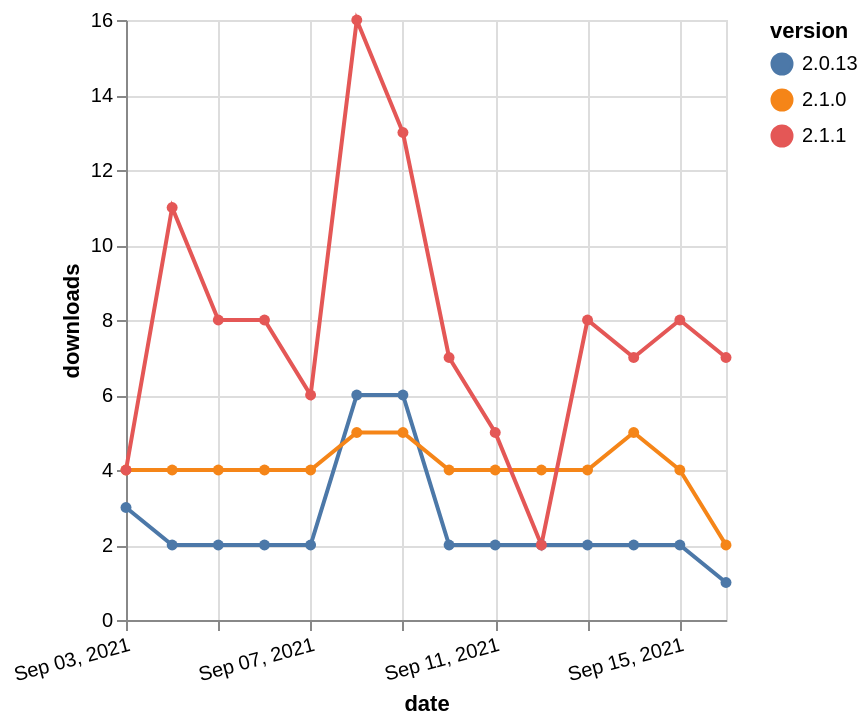

The Vega-Lite source for this figure:
### Vega-Lite specification from a JSON file in a GitHub repository (floating-point values rounded to 4 significant figures)
{"$schema": "https://vega.github.io/schema/vega-lite/v5.json", "description": "A simple bar chart with embedded data.", "data": {"values": [{"date": "2021-09-03", "total": 2750, "delta": 3, "version": "2.0.13"}, {"date": "2021-09-04", "total": 2752, "delta": 2, "version": "2.0.13"}, {"date": "2021-09-05", "total": 2754, "delta": 2, "version": "2.0.13"}, {"date": "2021-09-06", "total": 2756, "delta": 2, "version": "2.0.13"}, {"date": "2021-09-07", "total": 2758, "delta": 2, "version": "2.0.13"}, {"date": "2021-09-08", "total": 2764, "delta": 6, "version": "2.0.13"}, {"date": "2021-09-09", "total": 2770, "delta": 6, "version": "2.0.13"}, {"date": "2021-09-10", "total": 2772, "delta": 2, "version": "2.0.13"}, {"date": "2021-09-11", "total": 2774, "delta": 2, "version": "2.0.13"}, {"date": "2021-09-12", "total": 2776, "delta": 2, "version": "2.0.13"}, {"date": "2021-09-13", "total": 2778, "delta": 2, "version": "2.0.13"}, {"date": "2021-09-14", "total": 2780, "delta": 2, "version": "2.0.13"}, {"date": "2021-09-15", "total": 2782, "delta": 2, "version": "2.0.13"}, {"date": "2021-09-16", "total": 2783, "delta": 1, "version": "2.0.13"}, {"date": "2021-09-03", "total": 7350, "delta": 4, "version": "2.1.0"}, {"date": "2021-09-04", "total": 7354, "delta": 4, "version": "2.1.0"}, {"date": "2021-09-05", "total": 7358, "delta": 4, "version": "2.1.0"}, {"date": "2021-09-06", "total": 7362, "delta": 4, "version": "2.1.0"}, {"date": "2021-09-07", "total": 7366, "delta": 4, "version": "2.1.0"}, {"date": "2021-09-08", "total": 7371, "delta": 5, "version": "2.1.0"}, {"date": "2021-09-09", "total": 7376, "delta": 5, "version": "2.1.0"}, {"date": "2021-09-10", "total": 7380, "delta": 4, "version": "2.1.0"}, {"date": "2021-09-11", "total": 7384, "delta": 4, "version": "2.1.0"}, {"date": "2021-09-12", "total": 7388, "delta": 4, "version": "2.1.0"}, {"date": "2021-09-13", "total": 7392, "delta": 4, "version": "2.1.0"}, {"date": "2021-09-14", "total": 7397, "delta": 5, "version": "2.1.0"}, {"date": "2021-09-15", "total": 7401, "delta": 4, "version": "2.1.0"}, {"date": "2021-09-16", "total": 7403, "delta": 2, "version": "2.1.0"}, {"date": "2021-09-03", "total": 33292, "delta": 4, "version": "2.1.1"}, {"date": "2021-09-04", "total": 33303, "delta": 11, "version": "2.1.1"}, {"date": "2021-09-05", "total": 33311, "delta": 8, "version": "2.1.1"}, {"date": "2021-09-06", "total": 33319, "delta": 8, "version": "2.1.1"}, {"date": "2021-09-07", "total": 33325, "delta": 6, "version": "2.1.1"}, {"date": "2021-09-08", "total": 33341, "delta": 16, "version": "2.1.1"}, {"date": "2021-09-09", "total": 33354, "delta": 13, "version": "2.1.1"}, {"date": "2021-09-10", "total": 33361, "delta": 7, "version": "2.1.1"}, {"date": "2021-09-11", "total": 33366, "delta": 5, "version": "2.1.1"}, {"date": "2021-09-12", "total": 33368, "delta": 2, "version": "2.1.1"}, {"date": "2021-09-13", "total": 33376, "delta": 8, "version": "2.1.1"}, {"date": "2021-09-14", "total": 33383, "delta": 7, "version": "2.1.1"}, {"date": "2021-09-15", "total": 33391, "delta": 8, "version": "2.1.1"}, {"date": "2021-09-16", "total": 33398, "delta": 7, "version": "2.1.1"}]}, "width": "container", "mark": {"type": "line", "point": {"filled": true}}, "encoding": {"x": {"field": "date", "type": "temporal", "timeUnit": "yearmonthdate", "title": "date", "axis": {"labelAngle": -15}}, "y": {"field": "delta", "type": "quantitative", "title": "downloads"}, "color": {"field": "version", "type": "nominal"}, "tooltip": {"field": "delta"}}}
